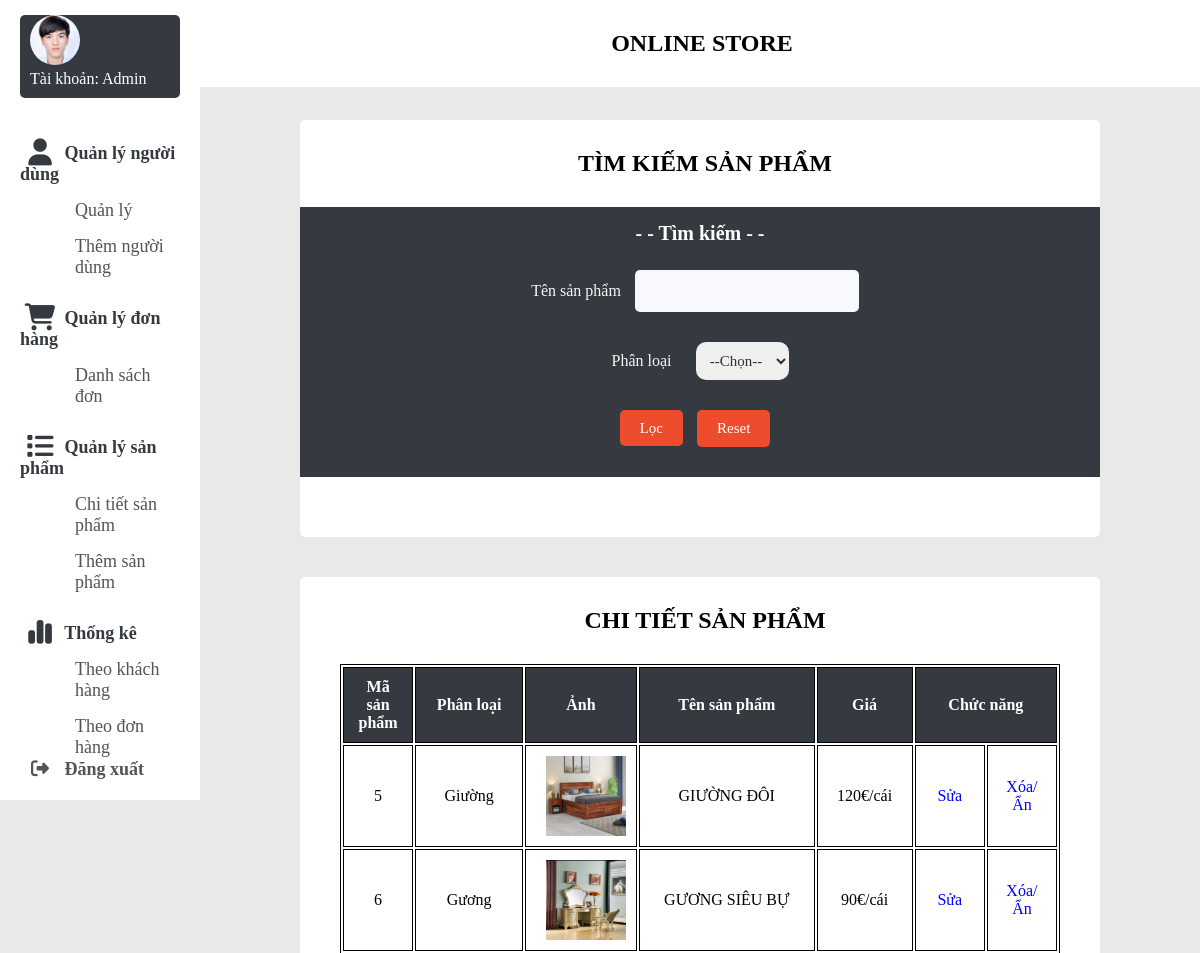
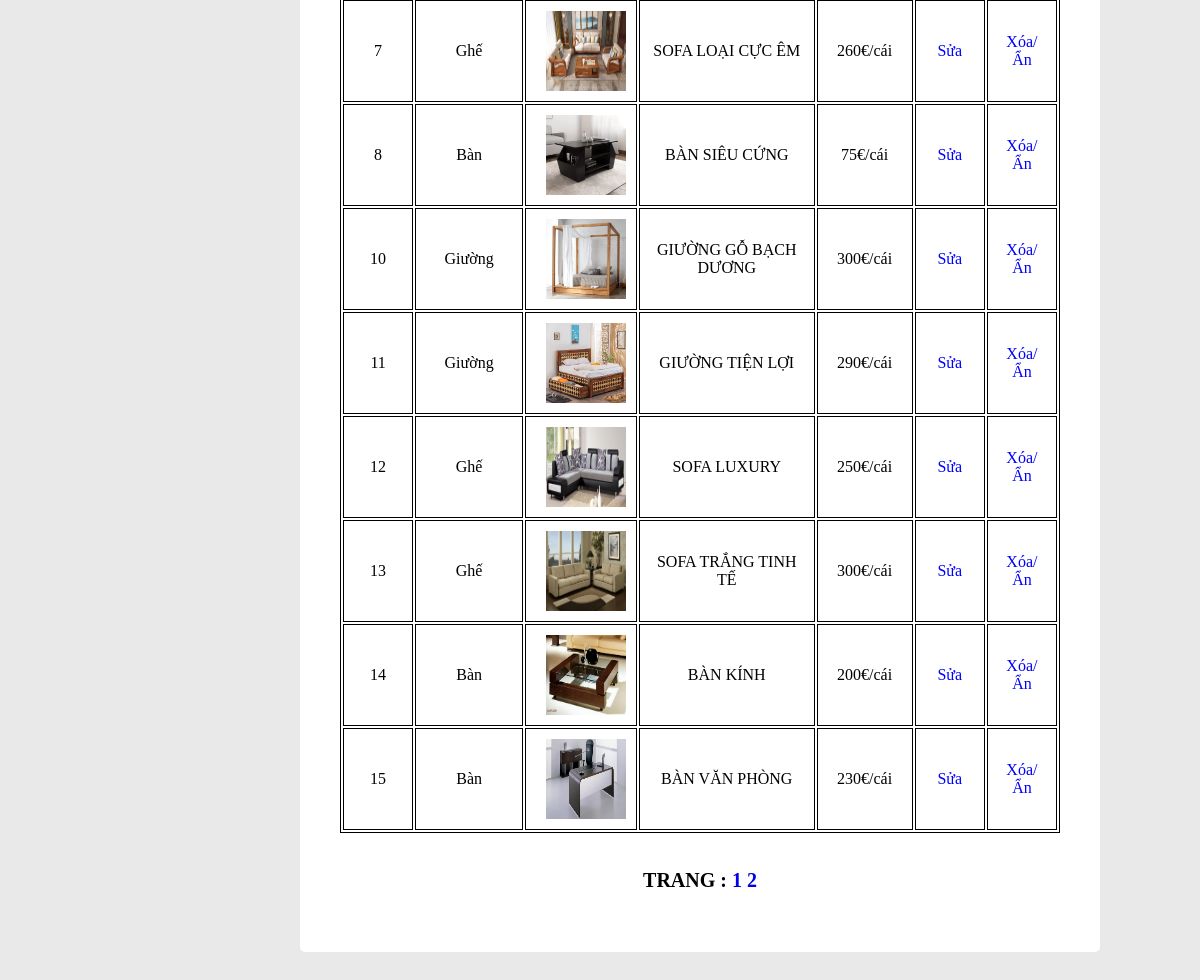
The page /admin/products-admin.php on the database its author committed (2 pictures, top to bottom).
### tables this page shows
CREATE TABLE `sanpham` (
  `id_sp` int(11) NOT NULL,
  `id_danhmuc` int(11) NOT NULL,
  `tensp` varchar(255) NOT NULL,
  `gia` varchar(100) NOT NULL,
  `sp_active` int(11) NOT NULL,
  `image_sp` varchar(50) NOT NULL,
  `star` int(11) NOT NULL,
  `motangan` text NOT NULL,
  `motachitiet` text NOT NULL,
  `trang_thai` tinyint(1) NOT NULL DEFAULT 1
);

CREATE TABLE `danhmucsp` (
  `id_danhmuc` int(11) NOT NULL,
  `tendanhmuc` varchar(50) NOT NULL
);

### admin/products-admin.php (the view, shortened to what this page needs)
<?php
global $conn;
$username_admin = $_GET["admin"];
?>
<span style="font-family: verdana, geneva, sans-serif;">
<!DOCTYPE html>
<html lang="en">
<head>
    <link rel="stylesheet" href="style/style_admin.css" />
    <link rel="stylesheet" href="style/style_product-admin.css">
    <link rel="stylesheet" href="https://cdnjs.cloudflare.com/ajax/libs/font-awesome/6.5.0/css/all.min.css" />
  </head>
<body>
    <div class="container">
        <?php include 'navbar.php'; ?>
        <?php
        $page1 = 0;
        $sql = "SELECT sanpham.id_sp, sanpham.tensp, sanpham.image_sp, sanpham.gia, sanpham.motangan, danhmucsp.tendanhmuc
        FROM sanpham
        INNER JOIN danhmucsp ON sanpham.id_danhmuc = danhmucsp.id_danhmuc
        WHERE sanpham.trang_thai = 1 ";
        $sql .= "ORDER BY sanpham.id_sp LIMIT $page1, 10";
        $result = $conn->query($sql);
        ?>
        <div class="top-banner">
            <p>Online Store</p>
        </div>
        <section class="main">
        <div class="main-top"></div>
        <div class="background-section">
        <div class="main-body">
            <h1>TÌM KIẾM SẢN PHẨM</h1>
        </div>
            <form action="" class="form-search" method="get">
                <h5 class="h5-search">- - Tìm kiếm - -</h5>
                <div class="date-search-cart-admin">
                    <label for="" class="label">Tên sản phẩm</label>
                    <input type="text" name="tensp" class="select">
                </div>
                <div class="abcde">
                    <label for="" class="label">Phân loại</label>
                    <select name="phanloai" >
                        <option value="">--Chọn--</option>
                    </select>
                </div>
                <div class="nut-loc-va-reset">
                    <label for="submitbutton">
                    <span  class="button">Lọc</span>
                    </label>
                    <input type="submit" id="resetbutton" name="reset" class="button" value="Reset">
                </div>
            </form>
    </div>
        <div class="background-section">
            <div class="main-body">
                <h1 style="text-transform: uppercase;">chi tiết sản phẩm</h1>
            </div>
            <form action="" method="post">
                <table>
                    <tr>
                        <th class="masanpham">Mã sản phẩm</th>
                        <th class="planloai">Phân loại</th>
                        <th class="anh" style="width: 15%">Ảnh</th>
                        <th class="tensp" style="width: 25%">Tên sản phẩm</th>
                        <th class="gia">Giá</th>
                        <th class="chucnang" colspan="2">Chức năng</th>
                    </tr>
                    <?php
                        while ($row = $result->fetch_assoc()) {
                    ?>
                    <tr>
                        <td class="masanpham"> <?php echo $row['id_sp'] ?> </td>
                        <td class="phanloai"><?php echo $row['tendanhmuc'] ?></td>
                        <td class="anh">
                            <img src="image/<?php echo $row['image_sp'] ?>" alt="image" width="80px" height="80px">
                        </td>
                        <td class="name" style="width: 15%"><?php echo $row['tensp']?></td>
                        <td class="gia"><?php echo $row['gia'].'€' ?>/cái</td>
                        <td class="chucnang">
                            <a href="suasanpham.php?admin=<?php echo $username_admin?>&id_sp=<?php echo $row['id_sp'] ?>" style="color: blue;">Sửa</a>
                        </td>
                        <td class="xoa" >
                            <a href="?admin=<?php echo $username_admin?>&tensp=<?php echo $row['tensp']?>&action=delete" style="color: blue;">Xóa/Ẩn</a>
                        </td>
                    </tr>
                    <?php } ?>
                </table>
            </form>
            <br><br>
            <div style="text-align: center;">
                <p style="font-size: 20px;">Trang :
                    <?php
                    $sql_trang = "SELECT sanpham.id_sp, sanpham.tensp, sanpham.image_sp, sanpham.gia, sanpham.motangan, danhmucsp.tendanhmuc
                    FROM sanpham
                    INNER JOIN danhmucsp ON sanpham.id_danhmuc = danhmucsp.id_danhmuc
                    WHERE sanpham.trang_thai = 1 ";
                    if (isset($_GET['search'])) {
                        $tensp = $_GET['tensp'];
                        $phanloai = $_GET['phanloai'];
                        if (!empty($tensp)) {
                            $sql_trang .= "AND sanpham.tensp LIKE '%" . $tensp . "%' ";
                        }
                        if (!empty($phanloai)) {
                            $sql_trang .= "AND sanpham.id_danhmuc = '" . $phanloai . "' ";
                        }
                        $result = $conn->query($sql_trang);
                        $count = mysqli_num_rows($result);
                        $a = ceil($count / 10);
                        for ($b = 1; $b <= $a; $b++) {
                            echo '<a class="phantrang" href="?admin='.$username_admin.
                                '&page=' . $b .
                                '&tensp='. $tensp.
                                '&phanloai='. $phanloai.
                                '&search=Submit'.
                                '" style="text-decoration:none;">' . ' ' . $b . ' ' . '</a>';
                        }
                    }
                    else{
                        $result = $conn->query($sql_trang);
                        $count = mysqli_num_rows($result);
                        $a = ceil($count / 10);
                        for ($b = 1; $b <= $a; $b++) {
                            echo '<a class="phantrang" href="?admin='.$username_admin.'&page=' . $b . '" style="text-decoration:none;">' . ' ' . $b . ' ' . '</a>';
                        }
                    }
                    ?>
                </p>
            </div>
        </div>
        </section>
    </div>
</body>
</html>

### admin/style/style_admin.css (style rules this page uses)
* { margin: 0; padding: 0; outline: none; border: none; text-decoration: none; list-style: none; box-sizing: border-box; font-family: 'Times New Roman', Times, serif; }
body { background: rgb(233, 233, 233); overflow-y: scroll; }
.container { display:flex; }
img, h1 { margin-left: 10px; }
.top-banner { top: 0; left: 0; position: fixed; width: 85% ; padding: 30px; z-index: 6666; background-color: #fff; margin-left: 16% ; }
p { text-align: center ; font-weight: bold; font-size: 24px; text-transform: uppercase; }
.main { width: 100% ; text-align: center; }
.main-top { padding: 50px; }
.main-body { padding: 10px 10px 10px 20px; }
h1 { margin: 20px 10px; }
.background-section { background-color: white; margin-top: 2%; margin-bottom: 4% ; margin-left: 100px; margin-right: 100px; border-radius: 5px; }

### admin/style/style_product-admin.css (style rules this page uses)
table,th,td { border: solid 1px black; }
table { width: 90%; margin-left: 5%; size: 16px; }
th { background-color: #343a40; color: white; }
td,th { text-align: center; padding: 10px; }
.masanpham { width: 10%; text-align: center; }
td.chucnang, td.xoa { width: 10%; color: blue; }
.background-section { padding-bottom: 6%; }
.form-search { padding: 15px; background-color: #343a40; }
.h5-search { font-size: 20px; margin-bottom: 10px; color: white; }
.select { padding: 5px 0 5px 5px; font-size: 16px; border-radius: 5px; margin-right: 10px; background-color: white; }
.button { background-color: white; padding: 5px 10px 5px 10px; font-size: 16px ; border-radius: 5px; margin-right: 10px; }
input.select { margin-left: 10px; background: ghostwhite; border: 0; filter: none; outline: none; padding: 12px; text-align: left; }
.label { color: whitesmoke; min-width: 20%; overflow: hidden; padding-bottom: 30px; text-align: right; white-space: nowrap; }
.date-search-cart-admin { padding: 15px; }
.abcde { padding: 15px; }
.abcde select { margin-left: 20px; color: rgba(0,0,0,0.8); border-radius: 10px; text-align: center; padding: 10px; font-size: 15px; }
.nut-loc-va-reset { padding: 15px; }
.nut-loc-va-reset span { padding: 10px 20px; font-size: 15px; background-color: rgb(238, 77, 45); color: rgb(255,255,255); outline: 0px; overflow: visible; position: relative; }
.nut-loc-va-reset input { padding: 10px 20px; font-size: 15px; background-color: rgb(238, 77, 45); color: rgb(255,255,255); outline: 0px; overflow: visible; position: relative; }

### rows shown on the page
sanpham: id_sp "5", id_danhmuc.tendanhmuc "Giường", image_sp (picture), tensp "GIƯỜNG ĐÔI", gia "120"
sanpham: id_sp "6", id_danhmuc.tendanhmuc "Gương", image_sp (picture), tensp "GƯƠNG SIÊU BỰ", gia "90"
sanpham: id_sp "7", id_danhmuc.tendanhmuc "Ghế", image_sp (picture), tensp "SOFA LOẠI CỰC ÊM", gia "260"
sanpham: id_sp "8", id_danhmuc.tendanhmuc "Bàn", image_sp (picture), tensp "BÀN SIÊU CỨNG", gia "75"
sanpham: id_sp "10", id_danhmuc.tendanhmuc "Giường", image_sp (picture), tensp "GIƯỜNG GỖ BẠCH DƯƠNG", gia "300"
sanpham: id_sp "11", id_danhmuc.tendanhmuc "Giường", image_sp (picture), tensp "GIƯỜNG TIỆN LỢI", gia "290"
sanpham: id_sp "12", id_danhmuc.tendanhmuc "Ghế", image_sp (picture), tensp "SOFA LUXURY", gia "250"
sanpham: id_sp "13", id_danhmuc.tendanhmuc "Ghế", image_sp (picture), tensp "SOFA TRẮNG TINH TẾ", gia "300"
sanpham: id_sp "14", id_danhmuc.tendanhmuc "Bàn", image_sp (picture), tensp "BÀN KÍNH", gia "200"
sanpham: id_sp "15", id_danhmuc.tendanhmuc "Bàn", image_sp (picture), tensp "BÀN VĂN PHÒNG", gia "230"
